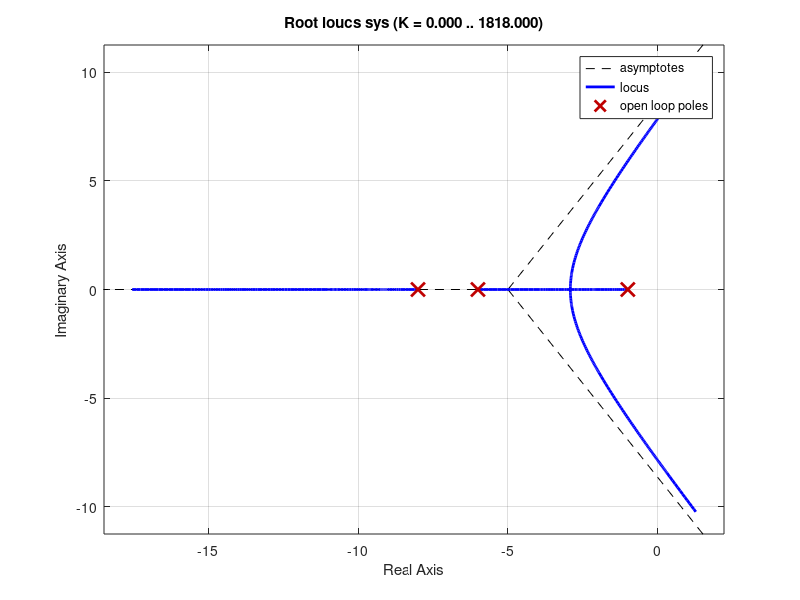

Write MATLAB code to recreate this figure. (Note: this script raises an error after producing the figure.)
% Overshoot is 10% and setting time is reduced by factor of 3
clc; clear; close all;
format compact;

s= tf('s');
sys = 1/((s+1)*(s+8)*(s+6));      % uncompensated system
OS = 0.10;                        % Given %OS
zeta = -log(OS)/(pi^2+(log(OS))^2)^0.5;
rlocus(sys);
sgrid(zeta,0);
axis([-10 5 -5 5])
[k,] = rlocfind(sys)
uncomp_sys = k*sys;

%% Find the PD Controller
% So the position of zero is -0.93
controller_zero = (s+0.93);
pd_comp_sys = uncomp_sys*(controller_zero);

%let's see the root locus now again
figure()
subplot(211), rlocus(sys),title('Uncompensated Root Locus')
subplot(212), rlocus(pd_comp_sys),title('Root locus after adding pole and zero')

%% Now we need to find k_comp as the shape gets changed
figure();
rlocus(pd_comp_sys);
sgrid(zeta, 0);
axis([-10 20 -20 20])
[k_comp,] = rlocfind(pd_comp_sys);
comp_sys = pd_comp_sys*k_comp;

%% Plotting results for PD controller
t = 0:0.01:10;
R_s = 1;          

%Uncompensated Response
uncomp_Open_s = uncomp_sys;
uncomp_Close_s = uncomp_Open_s/(1+uncomp_Open_s);
uncomp_C_s = uncomp_Close_s*R_s;

% Compensated Response
comp_Open_s = comp_sys;
comp_Close_s = comp_Open_s/(1+comp_Open_s);
comp_C_s = R_s*comp_Close_s;

%Plotting result
figure()
step(uncomp_C_s,t,"r");
hold on
step(comp_C_s,t,'g')
xlabel("Time(Second)"); ylabel("Amplitude");
legend('Uncompensated Response','Compensated response');


